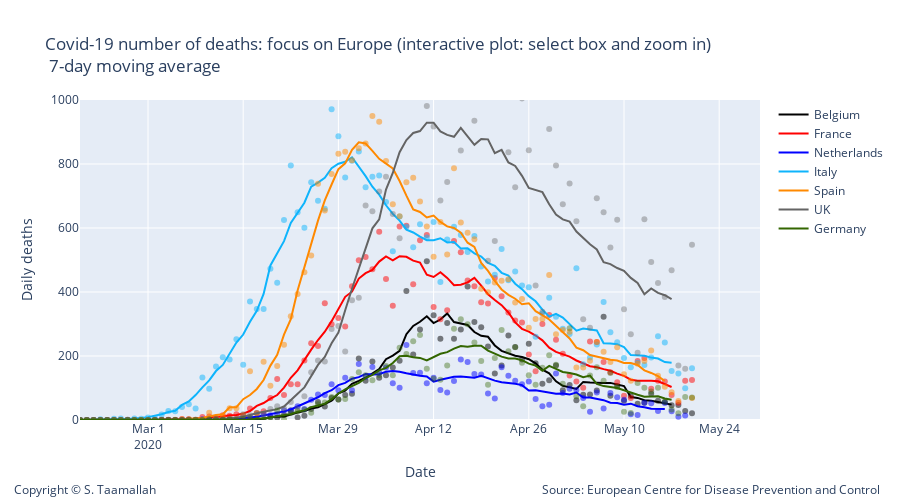

Notebook code for this chart:
### Markdown cell above
<a id="one_1"></a>
### Focus on Europe:

### Code cell
# Add traces
trace1 = go.Scatter(
        x=df_belgium.index, 
        y=df_belgium['deaths'],
        mode='markers',
        name='Belgium daily cases',
        line_color='rgba(0, 0, 0, 0.5)',
        showlegend=False,
)

trace11 = go.Scatter(
        x=df_belgium.index, 
        y=smooth_belgium,
        mode='lines',
        name='Belgium',
        line_color='rgba(0, 0, 0, 1)',
)


trace3 = go.Scatter(
        x=df_netherlands.index, 
        y=df_netherlands['deaths'],
        mode='markers',
        name='Netherlands',
        line_color='rgba(0, 0, 255, .5)',
    showlegend=False,
)

trace33 = go.Scatter(
        x=df_netherlands.index, 
        y=smooth_netherlands,
        mode='lines',
        name='Netherlands',
        line_color='rgba(0, 0, 255, 1)',
)


data2 = [trace1,trace11, trace2, trace22, trace3, trace33, trace4, trace44, trace5, trace55, trace6, trace66, trace7, trace77]


layout2 = go.Layout(
    title="Covid-19 number of deaths: focus on Europe (interactive plot: select box and zoom in) <br> 7-day moving average",
    width=900,
    height=500,
    
    # Top left
    xaxis=dict(
        title='Date',
        range=['2020-02-20', '2020-05-30'],
    ),
    yaxis=dict(
        title='Daily deaths',
        #type='log',
        range=[0,1000],
        anchor='x'
    ),
    
      annotations=[
        dict(
            x=1.18,
            y=-0.25,
            showarrow=False,
            text='Source: European Centre for Disease Prevention and Control',
            xref='paper',
            yref='paper'
        ),
        
        dict(
            x=-0.1,
            y=-0.25,
            showarrow=False,
            text='Copyright © S. Taamallah ',
            xref='paper',
            yref='paper'
        )
    ],
    
)


fig = go.Figure(data=data2, layout=layout2)
fig.show()
from plotly.offline import plot
plot(fig, filename="STaamallah_covid19_analysis_chart_1bis_20200503.html", auto_open = False)

### Figure 1 — Plotly figure (JSON) as saved in the notebook; plotly's stock layout.template omitted (floating-point values rounded to 4 significant figures; data arrays with more than 128 entries replaced by an {"elided": "..."} marker saying what was removed)
{"data": [{"line": {"color": "rgba(0, 0, 0, 0.5)"}, "mode": "markers", "name": "Belgium daily cases", "showlegend": false, "type": "scatter", "x": {"elided": "142 str values"}, "y": {"elided": "142 int values"}}, {"line": {"color": "rgba(0, 0, 0, 1)"}, "mode": "lines", "name": "Belgium", "type": "scatter", "x": {"elided": "142 str values"}, "y": {"elided": "142 int values"}}, {"line": {"color": "rgba(256, 0, 0, .5)"}, "mode": "markers", "name": "France", "showlegend": false, "type": "scatter", "x": {"elided": "142 str values"}, "y": {"elided": "142 int values"}}, {"line": {"color": "rgba(256, 0, 0, 1)"}, "mode": "lines", "name": "France", "type": "scatter", "x": {"elided": "142 str values"}, "y": {"elided": "142 int values"}}, {"line": {"color": "rgba(0, 0, 255, .5)"}, "mode": "markers", "name": "Netherlands", "showlegend": false, "type": "scatter", "x": {"elided": "141 str values"}, "y": {"elided": "141 int values"}}, {"line": {"color": "rgba(0, 0, 255, 1)"}, "mode": "lines", "name": "Netherlands", "type": "scatter", "x": {"elided": "141 str values"}, "y": {"elided": "141 int values"}}, {"line": {"color": "rgba(14, 180, 252, .5)"}, "mode": "markers", "name": "Italy", "showlegend": false, "type": "scatter", "x": {"elided": "142 str values"}, "y": {"elided": "142 int values"}}, {"line": {"color": "rgba(14, 180, 252, 1)"}, "mode": "lines", "name": "Italy", "type": "scatter", "x": {"elided": "142 str values"}, "y": {"elided": "142 int values"}}, {"line": {"color": "rgba(255, 137, 0, .5)"}, "mode": "markers", "name": "Spain", "showlegend": false, "type": "scatter", "x": {"elided": "141 str values"}, "y": {"elided": "141 int values"}}, {"line": {"color": "rgba(256, 137, 0, 1)"}, "mode": "lines", "name": "Spain", "type": "scatter", "x": {"elided": "141 str values"}, "y": {"elided": "141 int values"}}, {"line": {"color": "rgba(100, 100, 100, .4)"}, "mode": "markers", "name": "UK", "showlegend": false, "type": "scatter", "x": {"elided": "142 str values"}, "y": {"elided": "142 int values"}}, {"line": {"color": "rgba(100, 100, 100, 1)"}, "mode": "lines", "name": "UK", "type": "scatter", "x": {"elided": "142 str values"}, "y": {"elided": "142 int values"}}, {"line": {"color": "rgba(51, 102, 0, .4)"}, "mode": "markers", "name": "Germany", "showlegend": false, "type": "scatter", "x": {"elided": "142 str values"}, "y": {"elided": "142 int values"}}, {"line": {"color": "rgba(51, 102, 0, 1)"}, "mode": "lines", "name": "Germany", "type": "scatter", "x": {"elided": "142 str values"}, "y": {"elided": "142 int values"}}], "layout": {"annotations": [{"showarrow": false, "text": "Source: European Centre for Disease Prevention and Control", "x": 1.18, "xref": "paper", "y": -0.25, "yref": "paper"}, {"showarrow": false, "text": "Copyright © S. Taamallah ", "x": -0.1, "xref": "paper", "y": -0.25, "yref": "paper"}], "height": 500, "title": {"text": "Covid-19 number of deaths: focus on Europe (interactive plot: select box and zoom in) <br> 7-day moving average"}, "width": 900, "xaxis": {"range": ["2020-02-20", "2020-05-30"], "title": {"text": "Date"}, "type": "date"}, "yaxis": {"anchor": "x", "range": [0, 1000], "title": {"text": "Daily deaths"}, "type": "linear"}}}
